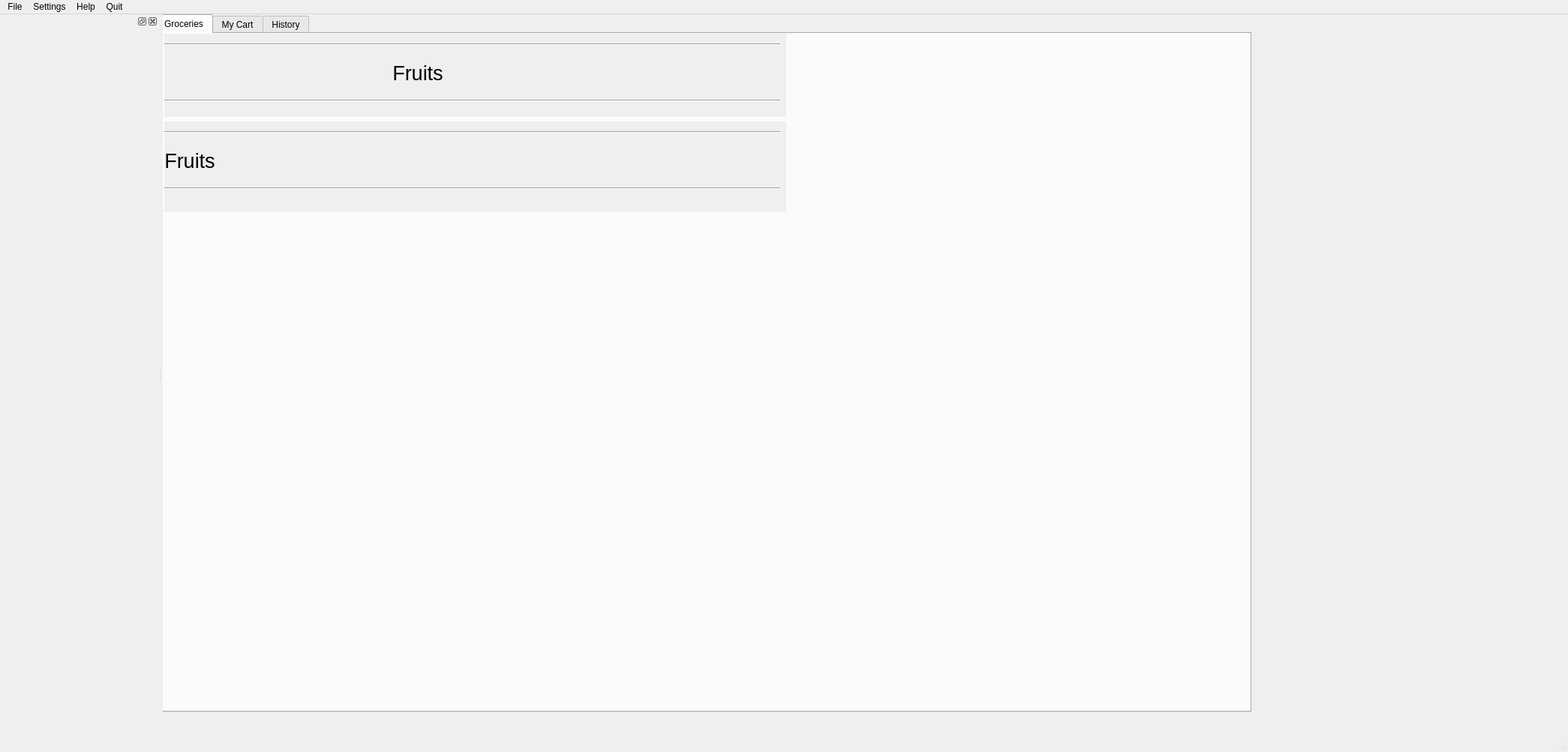
<?xml version="1.0" encoding="UTF-8"?>
<ui version="4.0">
 <class>MainWindow</class>
 <widget class="QMainWindow" name="MainWindow">
  <property name="geometry">
   <rect>
    <x>0</x>
    <y>0</y>
    <width>2090</width>
    <height>1003</height>
   </rect>
  </property>
  <property name="windowTitle">
   <string>Blink Grocery Assistant</string>
  </property>
  <property name="windowIcon">
   <iconset>
    <normaloff>logo01.png</normaloff>logo01.png</iconset>
  </property>
  <widget class="QWidget" name="centralwidget">
   <widget class="QTabWidget" name="tabWidget">
    <property name="geometry">
     <rect>
      <x>-10</x>
      <y>0</y>
      <width>1461</width>
      <height>931</height>
     </rect>
    </property>
    <property name="autoFillBackground">
     <bool>true</bool>
    </property>
    <property name="tabPosition">
     <enum>QTabWidget::North</enum>
    </property>
    <property name="currentIndex">
     <number>0</number>
    </property>
    <widget class="QWidget" name="groceriesTab">
     <attribute name="title">
      <string>Groceries</string>
     </attribute>
     <attribute name="toolTip">
      <string>Groceries</string>
     </attribute>
     <attribute name="whatsThis">
      <string>Groceries</string>
     </attribute>
     <widget class="QWidget" name="verticalLayoutWidget">
      <property name="geometry">
       <rect>
        <x>10</x>
        <y>0</y>
        <width>1421</width>
        <height>361</height>
       </rect>
      </property>
      <layout class="QVBoxLayout" name="groceriesVerticalLayout">
       <property name="sizeConstraint">
        <enum>QLayout::SetMaximumSize</enum>
       </property>
       <item>
        <widget class="QWidget" name="fruitWidget" native="true">
         <property name="minimumSize">
          <size>
           <width>829</width>
           <height>0</height>
          </size>
         </property>
         <property name="maximumSize">
          <size>
           <width>16777215</width>
           <height>111</height>
          </size>
         </property>
         <property name="autoFillBackground">
          <bool>true</bool>
         </property>
         <widget class="QWidget" name="verticalLayoutWidget_2">
          <property name="geometry">
           <rect>
            <x>0</x>
            <y>0</y>
            <width>821</width>
            <height>104</height>
           </rect>
          </property>
          <layout class="QVBoxLayout" name="verticalLayout">
           <property name="sizeConstraint">
            <enum>QLayout::SetDefaultConstraint</enum>
           </property>
           <item>
            <widget class="Line" name="line">
             <property name="orientation">
              <enum>Qt::Horizontal</enum>
             </property>
            </widget>
           </item>
           <item>
            <layout class="QHBoxLayout" name="fruitsHorizontalLayout">
             <item>
              <widget class="QLabel" name="fruitsLabel">
               <property name="font">
                <font>
                 <family>Arial</family>
                 <pointsize>20</pointsize>
                </font>
               </property>
               <property name="toolTip">
                <string>Select fruits</string>
               </property>
               <property name="statusTip">
                <string>Select fruits</string>
               </property>
               <property name="autoFillBackground">
                <bool>true</bool>
               </property>
               <property name="text">
                <string>Fruits</string>
               </property>
               <property name="alignment">
                <set>Qt::AlignCenter</set>
               </property>
              </widget>
             </item>
             <item>
              <spacer name="horizontalSpacer">
               <property name="orientation">
                <enum>Qt::Horizontal</enum>
               </property>
               <property name="sizeType">
                <enum>QSizePolicy::MinimumExpanding</enum>
               </property>
              </spacer>
             </item>
             <item>
              <widget class="QPushButton" name="fruitsFavouriteButton">
               <property name="minimumSize">
                <size>
                 <width>51</width>
                 <height>34</height>
                </size>
               </property>
               <property name="maximumSize">
                <size>
                 <width>51</width>
                 <height>34</height>
                </size>
               </property>
               <property name="cursor">
                <cursorShape>PointingHandCursor</cursorShape>
               </property>
               <property name="toolTip">
                <string>Add to favourites</string>
               </property>
               <property name="statusTip">
                <string>Add to favourites</string>
               </property>
               <property name="autoFillBackground">
                <bool>true</bool>
               </property>
               <property name="text">
                <string/>
               </property>
               <property name="icon">
                <iconset>
                 <normaloff>logo01.png</normaloff>logo01.png</iconset>
               </property>
               <property name="checkable">
                <bool>true</bool>
               </property>
               <property name="flat">
                <bool>true</bool>
               </property>
              </widget>
             </item>
             <item>
              <spacer name="horizontalSpacer_2">
               <property name="orientation">
                <enum>Qt::Horizontal</enum>
               </property>
               <property name="sizeType">
                <enum>QSizePolicy::Fixed</enum>
               </property>
               <property name="sizeHint" stdset="0">
                <size>
                 <width>28</width>
                 <height>20</height>
                </size>
               </property>
              </spacer>
             </item>
             <item>
              <widget class="QPushButton" name="add2cartButton">
               <property name="minimumSize">
                <size>
                 <width>51</width>
                 <height>34</height>
                </size>
               </property>
               <property name="maximumSize">
                <size>
                 <width>51</width>
                 <height>34</height>
                </size>
               </property>
               <property name="cursor">
                <cursorShape>PointingHandCursor</cursorShape>
               </property>
               <property name="toolTip">
                <string>Add to basket</string>
               </property>
               <property name="statusTip">
                <string>Add to basket</string>
               </property>
               <property name="autoFillBackground">
                <bool>true</bool>
               </property>
               <property name="text">
                <string/>
               </property>
               <property name="icon">
                <iconset>
                 <normaloff>logo01.png</normaloff>logo01.png</iconset>
               </property>
               <property name="checkable">
                <bool>true</bool>
               </property>
               <property name="flat">
                <bool>true</bool>
               </property>
              </widget>
             </item>
            </layout>
           </item>
           <item>
            <widget class="Line" name="line_2">
             <property name="orientation">
              <enum>Qt::Horizontal</enum>
             </property>
            </widget>
           </item>
          </layout>
         </widget>
         <zorder>fruitsLabel</zorder>
         <zorder>verticalLayoutWidget_2</zorder>
        </widget>
       </item>
       <item>
        <widget class="QWidget" name="fruitWidget_2" native="true">
         <property name="minimumSize">
          <size>
           <width>0</width>
           <height>121</height>
          </size>
         </property>
         <property name="maximumSize">
          <size>
           <width>829</width>
           <height>121</height>
          </size>
         </property>
         <property name="autoFillBackground">
          <bool>true</bool>
         </property>
         <widget class="QWidget" name="verticalLayoutWidget_3">
          <property name="geometry">
           <rect>
            <x>0</x>
            <y>0</y>
            <width>821</width>
            <height>104</height>
           </rect>
          </property>
          <layout class="QVBoxLayout" name="verticalLayout_2">
           <property name="sizeConstraint">
            <enum>QLayout::SetDefaultConstraint</enum>
           </property>
           <item>
            <widget class="Line" name="line_3">
             <property name="orientation">
              <enum>Qt::Horizontal</enum>
             </property>
            </widget>
           </item>
           <item>
            <layout class="QHBoxLayout" name="fruitsHorizontalLayout_2">
             <item>
              <widget class="QLabel" name="fruitsLabel_2">
               <property name="font">
                <font>
                 <family>Arial</family>
                 <pointsize>20</pointsize>
                </font>
               </property>
               <property name="toolTip">
                <string>Select fruits</string>
               </property>
               <property name="statusTip">
                <string>Select fruits</string>
               </property>
               <property name="autoFillBackground">
                <bool>true</bool>
               </property>
               <property name="text">
                <string>Fruits</string>
               </property>
               <property name="alignment">
                <set>Qt::AlignCenter</set>
               </property>
              </widget>
             </item>
             <item>
              <spacer name="horizontalSpacer_3">
               <property name="orientation">
                <enum>Qt::Horizontal</enum>
               </property>
               <property name="sizeType">
                <enum>QSizePolicy::MinimumExpanding</enum>
               </property>
               <property name="sizeHint" stdset="0">
                <size>
                 <width>0</width>
                 <height>0</height>
                </size>
               </property>
              </spacer>
             </item>
             <item>
              <widget class="QPushButton" name="fruitsFavouriteButton_2">
               <property name="minimumSize">
                <size>
                 <width>51</width>
                 <height>34</height>
                </size>
               </property>
               <property name="maximumSize">
                <size>
                 <width>51</width>
                 <height>34</height>
                </size>
               </property>
               <property name="cursor">
                <cursorShape>PointingHandCursor</cursorShape>
               </property>
               <property name="toolTip">
                <string>Add to favourites</string>
               </property>
               <property name="statusTip">
                <string>Add to favourites</string>
               </property>
               <property name="autoFillBackground">
                <bool>true</bool>
               </property>
               <property name="text">
                <string/>
               </property>
               <property name="icon">
                <iconset>
                 <normaloff>logo01.png</normaloff>logo01.png</iconset>
               </property>
               <property name="checkable">
                <bool>true</bool>
               </property>
               <property name="flat">
                <bool>true</bool>
               </property>
              </widget>
             </item>
             <item>
              <spacer name="horizontalSpacer_4">
               <property name="orientation">
                <enum>Qt::Horizontal</enum>
               </property>
               <property name="sizeType">
                <enum>QSizePolicy::Fixed</enum>
               </property>
               <property name="sizeHint" stdset="0">
                <size>
                 <width>28</width>
                 <height>20</height>
                </size>
               </property>
              </spacer>
             </item>
             <item>
              <widget class="QPushButton" name="add2cartButton_2">
               <property name="minimumSize">
                <size>
                 <width>51</width>
                 <height>34</height>
                </size>
               </property>
               <property name="maximumSize">
                <size>
                 <width>51</width>
                 <height>34</height>
                </size>
               </property>
               <property name="cursor">
                <cursorShape>PointingHandCursor</cursorShape>
               </property>
               <property name="toolTip">
                <string>Add to basket</string>
               </property>
               <property name="statusTip">
                <string>Add to basket</string>
               </property>
               <property name="autoFillBackground">
                <bool>true</bool>
               </property>
               <property name="text">
                <string/>
               </property>
               <property name="icon">
                <iconset>
                 <normaloff>logo01.png</normaloff>logo01.png</iconset>
               </property>
               <property name="checkable">
                <bool>true</bool>
               </property>
               <property name="flat">
                <bool>true</bool>
               </property>
              </widget>
             </item>
            </layout>
           </item>
           <item>
            <widget class="Line" name="line_4">
             <property name="orientation">
              <enum>Qt::Horizontal</enum>
             </property>
            </widget>
           </item>
          </layout>
         </widget>
        </widget>
       </item>
      </layout>
     </widget>
    </widget>
    <widget class="QWidget" name="myCartTab">
     <attribute name="title">
      <string>My Cart</string>
     </attribute>
     <attribute name="toolTip">
      <string>Shopping basket</string>
     </attribute>
     <attribute name="whatsThis">
      <string>Shopping basket</string>
     </attribute>
    </widget>
    <widget class="QWidget" name="historyTab">
     <attribute name="title">
      <string>History</string>
     </attribute>
    </widget>
   </widget>
  </widget>
  <widget class="QMenuBar" name="menubar">
   <property name="geometry">
    <rect>
     <x>0</x>
     <y>0</y>
     <width>2090</width>
     <height>31</height>
    </rect>
   </property>
   <widget class="QMenu" name="menuFile">
    <property name="title">
     <string>File</string>
    </property>
   </widget>
   <widget class="QMenu" name="menuSettings">
    <property name="title">
     <string>Settings</string>
    </property>
    <addaction name="changePasswordAction"/>
   </widget>
   <widget class="QMenu" name="menuHelp">
    <property name="toolTip">
     <string/>
    </property>
    <property name="title">
     <string>Help</string>
    </property>
    <addaction name="documentionAction"/>
   </widget>
   <widget class="QMenu" name="menuQuit">
    <property name="toolTip">
     <string>Close window</string>
    </property>
    <property name="statusTip">
     <string>Close window</string>
    </property>
    <property name="title">
     <string>Quit</string>
    </property>
   </widget>
   <addaction name="menuFile"/>
   <addaction name="menuSettings"/>
   <addaction name="menuHelp"/>
   <addaction name="menuQuit"/>
  </widget>
  <widget class="QStatusBar" name="statusbar"/>
  <widget class="QDockWidget" name="dockWidget_3">
   <property name="minimumSize">
    <size>
     <width>211</width>
     <height>49</height>
    </size>
   </property>
   <attribute name="dockWidgetArea">
    <number>1</number>
   </attribute>
   <widget class="QWidget" name="dockWidgetContents_3">
    <zorder>tabWidget</zorder>
   </widget>
  </widget>
  <action name="changePasswordAction">
   <property name="text">
    <string>Change Password</string>
   </property>
   <property name="statusTip">
    <string>Change Password</string>
   </property>
  </action>
  <action name="documentionAction">
   <property name="text">
    <string>Documention</string>
   </property>
   <property name="toolTip">
    <string>Goto documentation</string>
   </property>
   <property name="statusTip">
    <string>Goto documentation</string>
   </property>
  </action>
 </widget>
 <resources/>
 <connections/>
</ui>
